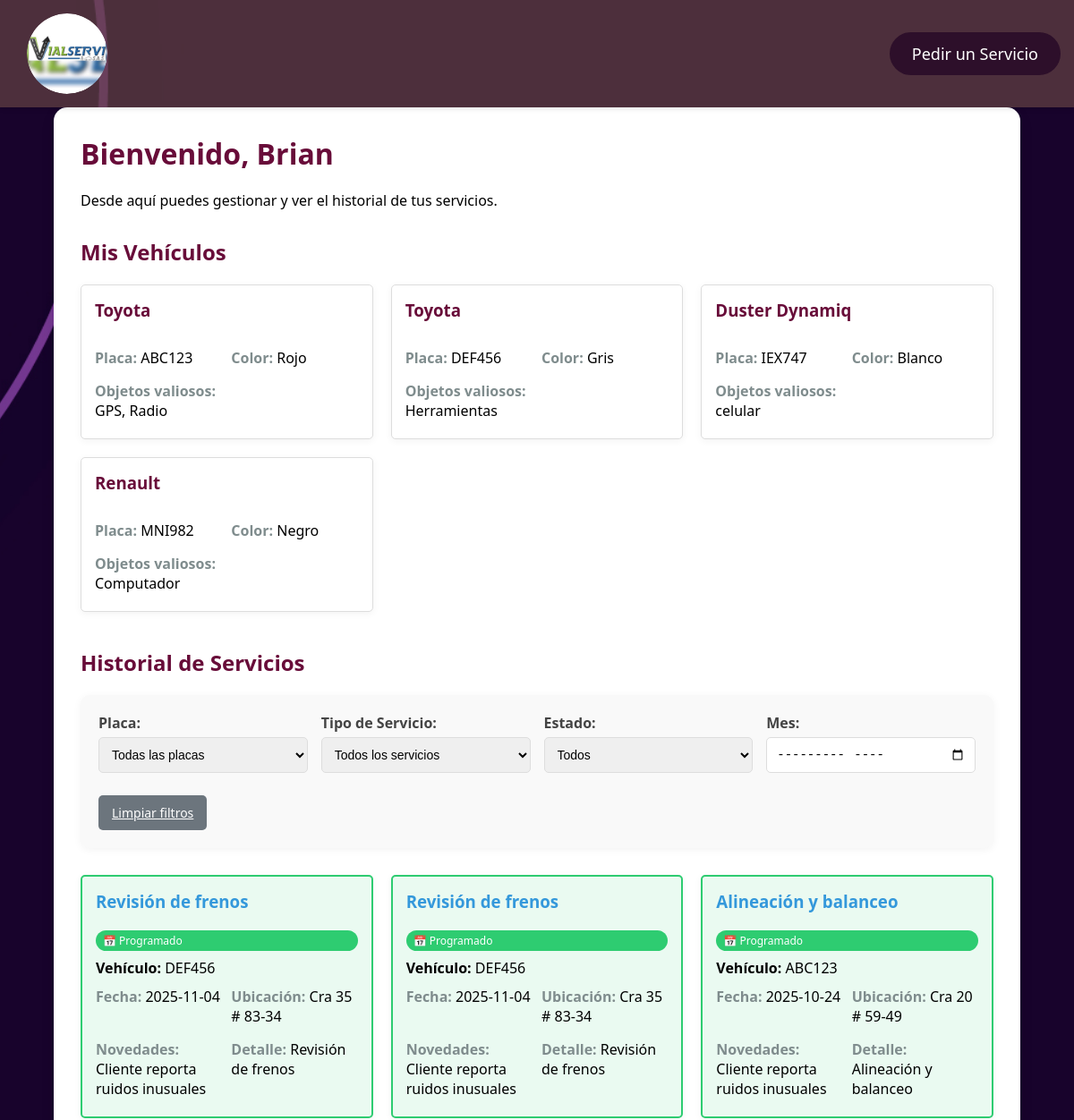
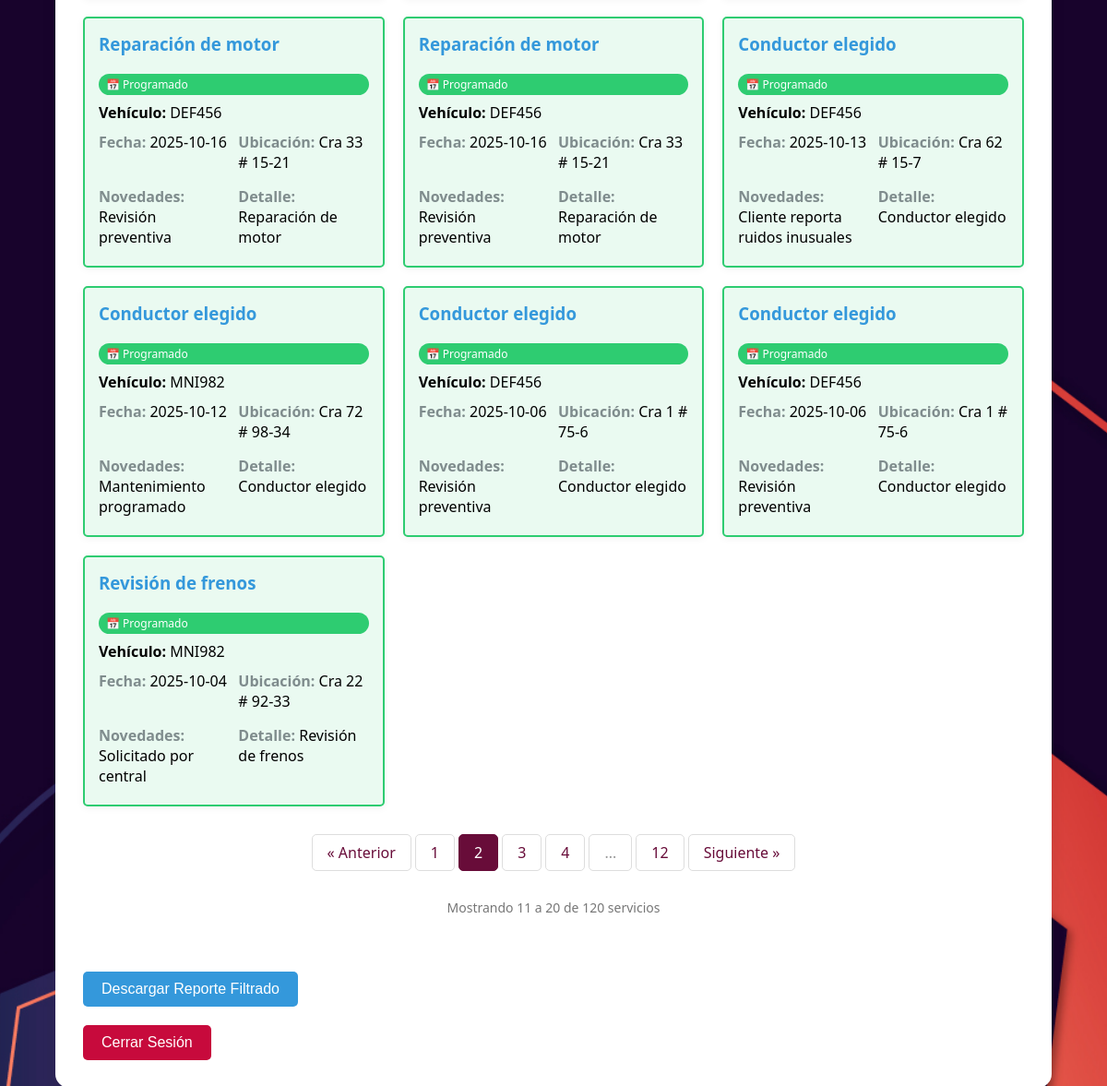
Screenshot of /cliente_dashboard.php?pagina=2 (signed in) with the database file from the repository (2 pictures, top to bottom).
### tables this page shows
CREATE TABLE `clientes` (
  `Cedula_Id` int(11) NOT NULL,
  `Nombre` varchar(100) NOT NULL,
  `Apellido` varchar(100) NOT NULL,
  `Teléfono` varchar(20) DEFAULT NULL,
  `Email` varchar(100) NOT NULL,
  `password` varchar(255) NOT NULL
);

CREATE TABLE `vehiculos` (
  `Placa` varchar(20) NOT NULL,
  `Marca` varchar(50) DEFAULT NULL,
  `Objetos_Valiosos` text DEFAULT NULL,
  `Clientes_Vehiculos` int(11) DEFAULT NULL,
  `modelo_id` int(11) DEFAULT NULL,
  `color_id` int(11) DEFAULT NULL
);

CREATE TABLE `colores` (
  `color_id` int(11) NOT NULL,
  `nombre_color` varchar(20) DEFAULT NULL
);

CREATE TABLE `servicios_realizados` (
  `Servicio_Realizado_id` int(11) NOT NULL,
  `Cedula_Empleado_id_Servicios_Realizados` int(11) DEFAULT NULL,
  `Vehiculo_id_Servicios_Realizados` varchar(20) DEFAULT NULL,
  `Servicio_id_Servicios_Realizados` int(11) DEFAULT NULL,
  `Fecha` date DEFAULT NULL,
  `municipio` int(11) DEFAULT 11,
  `Ubicación` varchar(255) DEFAULT NULL,
  `Novedades` text DEFAULT NULL,
  `Fotos` text DEFAULT NULL,
  `Detalle_Servicio` text DEFAULT NULL,
  `Custodia_Servicio` text DEFAULT NULL,
  `Facturación_Separada` tinyint(1) DEFAULT NULL
);

CREATE TABLE `servicios` (
  `Servicio_id` int(11) NOT NULL,
  `Nombre_Servicio` varchar(100) NOT NULL,
  `Descripción` varchar(255) DEFAULT NULL
);

### cliente_dashboard.php (the view, shortened to what this page needs)
<?php
require_once 'config.php';
$sql_cliente = "SELECT * FROM clientes WHERE Cedula_Id = ?";
$stmt_cliente = $conn->prepare($sql_cliente);
$stmt_cliente->bind_param("i", $_SESSION['cliente_id']);
$stmt_cliente->execute();
$result_cliente = $stmt_cliente->get_result();
$cliente = $result_cliente->fetch_assoc();
$sql_vehiculos = "
    SELECT
      v.Placa,
      v.Marca,
      mo.nombre       AS Modelo,
      co.nombre_color AS Color,
      v.Objetos_Valiosos
    FROM vehiculos v
    LEFT JOIN modelos  mo ON v.modelo_id = mo.id
    LEFT JOIN colores  co ON v.color_id   = co.color_id
    WHERE v.Clientes_Vehiculos = ?
";
$stmt_vehiculos = $conn->prepare($sql_vehiculos);
$stmt_vehiculos->bind_param("i", $_SESSION['cliente_id']);
$stmt_vehiculos->execute();
$vehiculos = $stmt_vehiculos->get_result()->fetch_all(MYSQLI_ASSOC);
$filtro_mes = isset($_GET['mes']) ? $_GET['mes'] : '';
$pagina_actual = isset($_GET['pagina']) ? intval($_GET['pagina']) : 1;
$registros_por_pagina = 10;
$offset = ($pagina_actual - 1) * $registros_por_pagina;
$servicios = array();
$total_registros = 0;
$total_paginas = 0;
if (!empty($vehiculos)) {
    $placas = array_column($vehiculos, 'Placa');
    $placeholders = implode(',', array_fill(0, count($placas), '?'));
    $sql_count = "SELECT COUNT(*) as total
                 FROM servicios_realizados sr
                 JOIN servicios s ON sr.Servicio_id_Servicios_Realizados = s.Servicio_id
                 JOIN vehiculos v ON sr.Vehiculo_id_Servicios_Realizados = v.Placa
                 WHERE sr.Vehiculo_id_Servicios_Realizados IN ($placeholders)";
    $params_count = $placas;
    $types_count = str_repeat('s', count($placas));
    $sql_servicios = "SELECT sr.*, s.Nombre_Servicio, v.Placa, s.Servicio_id
                     FROM servicios_realizados sr
                     JOIN servicios s ON sr.Servicio_id_Servicios_Realizados = s.Servicio_id
                     JOIN vehiculos v ON sr.Vehiculo_id_Servicios_Realizados = v.Placa
                     WHERE sr.Vehiculo_id_Servicios_Realizados IN ($placeholders)";
    $params = $placas;
    $types = str_repeat('s', count($placas));
    $sql_servicios .= " ORDER BY (sr.Fecha >= CURDATE()) DESC, sr.Fecha DESC";
    $sql_servicios .= " LIMIT ? OFFSET ?";
    $params[] = $registros_por_pagina;
    $params[] = $offset;
    $types .= 'ii';
    $stmt_count = $conn->prepare($sql_count);
    $stmt_count->bind_param($types_count, ...$params_count);
    $stmt_count->execute();
    $result_count = $stmt_count->get_result();
    $row_count = $result_count->fetch_assoc();
    $total_registros = $row_count['total'];
    $total_paginas = ceil($total_registros / $registros_por_pagina);
    $stmt_servicios = $conn->prepare($sql_servicios);
    $stmt_servicios->bind_param($types, ...$params);
    $stmt_servicios->execute();
    $servicios = $stmt_servicios->get_result()->fetch_all(MYSQLI_ASSOC);
}
function construirUrlPaginacion($pagina) {
    $url = 'cliente_dashboard.php?pagina=' . $pagina;
    return $url;
}
?>
<!DOCTYPE html>
<html lang="es">
<head>
</head>
<body>
    <div class="sidebar">
        <div class="logo-container">
            <img src="Imagenes/Logo.jpg" alt="Logo VialServi" class="logo">
        </div>
        <div>
            <a href="crear_servicio_realizado_cliente.php">Pedir un Servicio</a>
        </div>
    </div>
    <div class="main-container">
        <div class="welcome-message">
            <h1>Bienvenido, <?php echo htmlspecialchars($cliente['Nombre']); ?></h1>
            <p>Desde aquí puedes gestionar y ver el historial de tus servicios.</p>
        </div>
        <div class="section">
            <h2>Mis Vehículos</h2>
            <div class="section-cards">
                <?php if (!empty($vehiculos)): ?>
                    <?php foreach ($vehiculos as $vehiculo): ?>
                        <div class="vehicle-card">
                            <h3><?php echo htmlspecialchars($vehiculo['Marca'] . ' ' . $vehiculo['Modelo']); ?></h3>
                            <div class="service-details">
                                <div class="detail-item">
                                    <span class="detail-label">Placa:</span>
                                    <span><?php echo htmlspecialchars($vehiculo['Placa']); ?></span>
                                </div>
                                <div class="detail-item">
                                    <span class="detail-label">Color:</span>
                                    <span><?php echo htmlspecialchars($vehiculo['Color']); ?></span>
                                </div>
                                <div class="detail-item">
                                    <span class="detail-label">Objetos valiosos:</span>
                                    <span><?php echo htmlspecialchars($vehiculo['Objetos_Valiosos'] ?? 'Ninguno registrado'); ?></span>
                                </div>
                            </div>
                        </div>
                    <?php endforeach; ?>
                <?php else: ?>
                    <p>No tienes vehículos registrados.</p>
                <?php endif; ?>
            </div>
        </div>
        <div class="section">
            <h2>Historial de Servicios</h2>
            <div class="filter-container">
                <form id="filterForm" class="filter-form" method="GET">
                    <div class="filter-group">
                        <label for="placa">Placa:</label>
                        <select data-no-warning name="placa" id="placa" class="auto-submit">
                            <option value="">Todas las placas</option>
                        </select>
                    </div>
                    <div class="filter-group">
                        <label for="servicio">Tipo de Servicio:</label>
                        <select data-no-warning name="servicio" id="servicio" class="auto-submit">
                            <option value="">Todos los servicios</option>
                        </select>
                    </div>
                    <div class="filter-group">
                        <label for="estado">Estado:</label>
                        <select data-no-warning name="estado" id="estado" class="auto-submit">
                            <option value="">Todos</option>
                        </select>
                    </div>
                    <div class="filter-group">
                        <label for="mes">Mes:</label>
                        <input data-no-warning type="month" id="mes" name="mes" value="<?php echo $filtro_mes; ?>" class="auto-submit">
                    </div>
                    <div class="filter-group">
                        <div class="filter-buttons">
                            <a data-no-warning href="cliente_dashboard.php" class="filter-button clear-button">Limpiar filtros</a>
                        </div>
                    </div>
                </form>
            </div>
            <div class="section-cards">
                <?php if (!empty($servicios)): ?>
                    <?php foreach ($servicios as $servicio): ?>
                        <?php
                        $fechaServicio = strtotime($servicio['Fecha']);
                        $hoy = strtotime(date('Y-m-d'));
                        $esFuturo = $fechaServicio >= $hoy;
                        ?>
                        <div class="service-card <?php echo $esFuturo ? 'futuro' : 'pasado'; ?>">
                            <h3><?php echo htmlspecialchars($servicio['Nombre_Servicio']); ?></h3>
                            <span class="estado-label"><?php echo $esFuturo ? '📅 Programado' : '✅ Completado'; ?></span>
                            <p><strong>Vehículo:</strong> <?php echo htmlspecialchars($servicio['Placa']); ?></p>
                            <div class="service-details">
                                <div class="detail-item">
                                    <span class="detail-label">Fecha:</span>
                                    <span><?php echo htmlspecialchars($servicio['Fecha']); ?></span>
                                </div>
                                <div class="detail-item">
                                    <span class="detail-label">Ubicación:</span>
                                    <span><?php echo htmlspecialchars($servicio['Ubicación']); ?></span>
                                </div>
                                <div class="detail-item">
                                    <span class="detail-label">Novedades:</span>
                                    <span><?php echo htmlspecialchars($servicio['Novedades'] ?? 'Ninguna'); ?></span>
                                </div>
                                <div class="detail-item">
                                    <span class="detail-label">Detalle:</span>
                                    <span><?php echo htmlspecialchars($servicio['Detalle_Servicio']); ?></span>
                                </div>
                            </div>
                        </div>
                    <?php endforeach; ?>
                <?php endif; ?>
            </div>
            <?php if ($total_paginas > 1): ?>
            <div class="pagination-container">
                <ul class="pagination">
                    <li class="<?= ($pagina_actual <= 1) ? 'disabled' : '' ?>">
                        <a href="<?= construirUrlPaginacion($pagina_actual - 1) ?>" data-no-warning>
                            &laquo; Anterior
                        </a>
                    </li>
                    <?php
                    $rango = 2;
                    $inicio_rango = max(1, $pagina_actual - $rango);
                    $fin_rango = min($total_paginas, $pagina_actual + $rango);
                    for ($i = $inicio_rango; $i <= $fin_rango; $i++) {
                        echo '<li class="' . ($i == $pagina_actual ? 'active' : '') . '">
                                <a href="' . construirUrlPaginacion($i) . '" data-no-warning>' . $i . '</a>
                              </li>';
                    }
                    if ($fin_rango < $total_paginas) {
                        if ($fin_rango < $total_paginas - 1) {
                            echo '<li class="disabled"><a>...</a></li>';
                        }
                        echo '<li><a href="' . construirUrlPaginacion($total_paginas) . '" data-no-warning>' . $total_paginas . '</a></li>';
                    }
                    ?>
                    <li class="<?= ($pagina_actual >= $total_paginas) ? 'disabled' : '' ?>">
                        <a href="<?= construirUrlPaginacion($pagina_actual + 1) ?>" data-no-warning>
                            Siguiente &raquo;
                        </a>
                    </li>
                </ul>
            </div>
            <div class="records-info">
                Mostrando <?= min(($pagina_actual - 1) * $registros_por_pagina + 1, $total_registros) ?>
                a <?= min($pagina_actual * $registros_por_pagina, $total_registros) ?>
                de <?= $total_registros ?> servicios
            </div>
            <?php endif; ?>
        </div>
        <form data-no-warning action="descargar_reporte_cliente.php" method="get">
            <button data-no-warning type="submit" class="logout-btn" style="background-color:#3498db;">Descargar Reporte Filtrado</button>
        </form>
        <form action="logout_cliente.php" method="post">
            <button type="submit" class="logout-btn">Cerrar Sesión</button>
        </form>
    </div>
</body>
</html>

### cliente_dashboard.php (style rules this page uses)
* { margin: 0; padding: 0; box-sizing: border-box; }
body { font-family: 'Segoe UI', Tahoma, Geneva, Verdana, sans-serif; background-image: url('Imagenes/ClienteDasboard.jpg'); background-color: #f5f5f5; background-size: cover; background-attachment: fixed; background-position: center; }
.sidebar { width: 100%; position: fixed; top: 0; left: 0; background-color: rgba(100, 67, 67, 0.7); padding: 15px 0; z-index: 1000; display: flex; justify-content: space-between; align-items: center; box-shadow: 0 2px 5px rgba(0, 0, 0, 0.1); }
.sidebar a { padding: 12px 25px; text-decoration: none; font-size: 18px; color: #fff; background-color: #2d0f2a; margin-right: 15px; border-radius: 50px; transition: background-color 0.3s ease, transform 0.3s ease; }
.logo-container { margin-left: 30px; border-radius: 50%; width: 90px; height: 90px; overflow: hidden; }
.logo { width: 100%; height: 100%; object-fit: cover; box-shadow: 0 4px 10px rgba(0, 0, 0, 0.2); border-radius: 50%; }
.main-container { width: 90%; max-width: 1200px; margin: 120px auto 40px; background-color: white; padding: 30px; border-radius: 15px; box-shadow: 0 6px 15px rgba(0, 0, 0, 0.1); }
h1, h2, h3 { color: #680c39; margin-bottom: 20px; }
.welcome-message { margin-bottom: 30px; }
.section { margin-bottom: 40px; }
.filter-container { background-color: #f9f9f9; border-radius: 10px; padding: 20px; margin-bottom: 30px; box-shadow: 0 2px 10px rgba(0, 0, 0, 0.05); }
.filter-form { display: flex; flex-wrap: wrap; gap: 15px; align-items: flex-end; }
.filter-group { flex: 1; min-width: 200px; }
.filter-group label { display: block; margin-bottom: 5px; font-weight: 600; color: #444; }
.filter-group select, .filter-group input { width: 100%; padding: 10px; border: 1px solid #ddd; border-radius: 5px; font-size: 14px; }
.filter-buttons { display: flex; gap: 10px; margin-top: 10px; }
.filter-button { padding: 10px 15px; background-color: #680c39; color: white; border: none; border-radius: 5px; cursor: pointer; font-size: 14px; transition: background-color 0.3s ease; }
.clear-button { background-color: #6c757d; }
.section-cards { display: grid; grid-template-columns: repeat(auto-fill, minmax(300px, 1fr)); gap: 20px; }
.vehicle-card, .service-card { background-color: white; border: 1px solid #ddd; border-radius: 5px; padding: 15px; display: flex; flex-direction: column; justify-content: space-between; height: 100%; box-shadow: 0 2px 8px rgba(0, 0, 0, 0.05); transition: transform 0.2s ease; }
.service-card h3 { margin-top: 0; color: #3498db; }
.service-details { display: grid; grid-template-columns: repeat(auto-fit, minmax(140px, 1fr)); gap: 10px; margin-top: 10px; }
.service-card.futuro { border: 2px solid #2ecc71; background-color: #eafaf1; }
.estado-label { display: inline-block; padding: 3px 8px; font-size: 12px; color: white; border-radius: 12px; margin-bottom: 8px; }
.service-card.futuro .estado-label { background-color: #2ecc71; }
.detail-item { margin-bottom: 5px; }
.detail-label { font-weight: bold; color: #7f8c8d; }
.logout-btn { background-color: #c70a3c; color: white; padding: 10px 20px; border: none; border-radius: 5px; cursor: pointer; font-size: 16px; margin-top: 20px; }
.pagination-container { display: flex; justify-content: center; margin: 30px 0; }
.pagination { display: flex; list-style: none; padding: 0; margin: 0; }
.pagination li { margin: 0 2px; }
.pagination li a { display: block; padding: 8px 16px; text-decoration: none; background-color: #fff; border: 1px solid #ddd; border-radius: 5px; color: #680c39; transition: all 0.3s ease; }
.pagination li.active a { background-color: #680c39; color: #fff; border-color: #680c39; }
.pagination li.disabled a { color: #999; cursor: not-allowed; pointer-events: none; }
.records-info { text-align: center; color: #777; font-size: 14px; margin: 15px 0; }

### rows the page displays
clientes: Nombre "Brian"
vehiculos: Modelo "Toyota", Placa "ABC123", color.nombre_color "Rojo", Objetos_Valiosos "GPS, Radio"
vehiculos: Modelo "Toyota", Placa "DEF456", color.nombre_color "Gris", Objetos_Valiosos "Herramientas"
vehiculos: Modelo "Duster Dynamiq", Placa "IEX747", color.nombre_color "Blanco", Objetos_Valiosos "celular"
vehiculos: Modelo "Renault", Placa "MNI982", color.nombre_color "Negro", Objetos_Valiosos "Computador"
servicios_realizados: Servicio_id_Servicios_Realizados.Nombre_Servicio "Revisión de frenos", shows "📅 Programado", Vehiculo_id_Servicios_Realizados.Placa "DEF456", Fecha "2025-11-04", Ubicación "Cra 35 # 83-34", Novedades "Cliente reporta ruidos inusuales", Detalle_Servicio "Revisión de frenos"
servicios_realizados: Servicio_id_Servicios_Realizados.Nombre_Servicio "Revisión de frenos", shows "📅 Programado", Vehiculo_id_Servicios_Realizados.Placa "DEF456", Fecha "2025-11-04", Ubicación "Cra 35 # 83-34", Novedades "Cliente reporta ruidos inusuales", Detalle_Servicio "Revisión de frenos"
servicios_realizados: Servicio_id_Servicios_Realizados.Nombre_Servicio "Alineación y balanceo", shows "📅 Programado", Vehiculo_id_Servicios_Realizados.Placa "ABC123", Fecha "2025-10-24", Ubicación "Cra 20 # 59-49", Novedades "Cliente reporta ruidos inusuales", Detalle_Servicio "Alineación y balanceo"
servicios_realizados: Servicio_id_Servicios_Realizados.Nombre_Servicio "Reparación de motor", shows "📅 Programado", Vehiculo_id_Servicios_Realizados.Placa "DEF456", Fecha "2025-10-16", Ubicación "Cra 33 # 15-21", Novedades "Revisión preventiva", Detalle_Servicio "Reparación de motor"
servicios_realizados: Servicio_id_Servicios_Realizados.Nombre_Servicio "Reparación de motor", shows "📅 Programado", Vehiculo_id_Servicios_Realizados.Placa "DEF456", Fecha "2025-10-16", Ubicación "Cra 33 # 15-21", Novedades "Revisión preventiva", Detalle_Servicio "Reparación de motor"
servicios_realizados: Servicio_id_Servicios_Realizados.Nombre_Servicio "Conductor elegido", shows "📅 Programado", Vehiculo_id_Servicios_Realizados.Placa "DEF456", Fecha "2025-10-13", Ubicación "Cra 62 # 15-7", Novedades "Cliente reporta ruidos inusuales", Detalle_Servicio "Conductor elegido"
servicios_realizados: Servicio_id_Servicios_Realizados.Nombre_Servicio "Conductor elegido", shows "📅 Programado", Vehiculo_id_Servicios_Realizados.Placa "MNI982", Fecha "2025-10-12", Ubicación "Cra 72 # 98-34", Novedades "Mantenimiento programado", Detalle_Servicio "Conductor elegido"
servicios_realizados: Servicio_id_Servicios_Realizados.Nombre_Servicio "Conductor elegido", shows "📅 Programado", Vehiculo_id_Servicios_Realizados.Placa "DEF456", Fecha "2025-10-06", Ubicación "Cra 1 # 75-6", Novedades "Revisión preventiva", Detalle_Servicio "Conductor elegido"
servicios_realizados: Servicio_id_Servicios_Realizados.Nombre_Servicio "Conductor elegido", shows "📅 Programado", Vehiculo_id_Servicios_Realizados.Placa "DEF456", Fecha "2025-10-06", Ubicación "Cra 1 # 75-6", Novedades "Revisión preventiva", Detalle_Servicio "Conductor elegido"
servicios_realizados: Servicio_id_Servicios_Realizados.Nombre_Servicio "Revisión de frenos", shows "📅 Programado", Vehiculo_id_Servicios_Realizados.Placa "MNI982", Fecha "2025-10-04", Ubicación "Cra 22 # 92-33", Novedades "Solicitado por central", Detalle_Servicio "Revisión de frenos"

### other values shown
$total_paginas "12"
min($pagina_actual * $registros_por_pagina, $total_registros) "20"
$total_registros "120"
